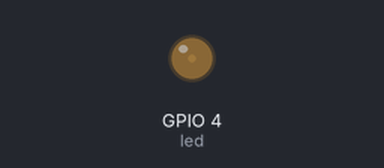
Simulated run of this program. Board: Raspberry Pi (BCM pin numbers). Parts: output pins drawn as LEDs (lit = HIGH).

Above: at 0.05 s.
At 0.9 s:
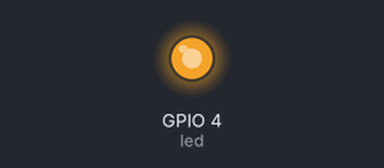
At 1.3 s:
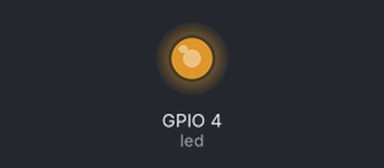
At 1.75 s:
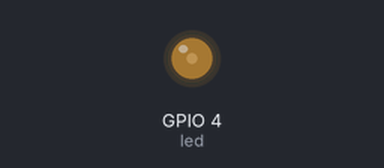
Timing chart, 0 to 4.6 s (numbered marks = the images above):
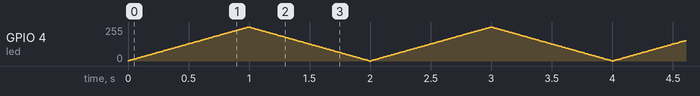

The program:

LEDbrightness.py
```python
from gpiozero import PWMLED
from time import sleep

led = PWMLED(4)
upToDown = True
brightness = 0

while True:
	if upToDown:
		brightness += 0.01
	else:
		brightness -= 0.01

	if brightness > 1:
		brightness = 1
		upToDown = False
	if brightness < 0:
		brightness = 0
		upToDown = True

	led.value = brightness

	sleep(0.01)

	"""led.value = 0.3
	sleep(1)
	led.value = 0.6
	sleep(1)
	led.value = 1
	sleep(1)"""
```
